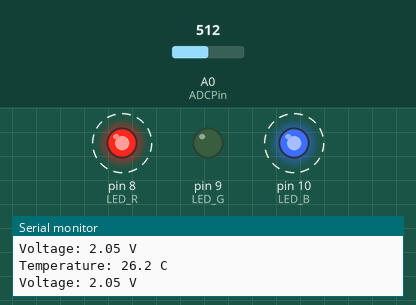
A sketch run on a simulated Arduino Uno, built with avr-gcc and run on an emulated ATmega328P. On the bench: output pins drawn as LEDs (lit = HIGH), the last lines printed to the serial monitor. Dashed ring = blinking. The inputs (shaded band) are chosen by the test bench; at power-on: A0 (ADCPin) = 512.

Above: at 2.8 s.
2.9 s: A0 (ADCPin) set to 600
6.4 s: A0 (ADCPin) set to 618
At 9.1 s:
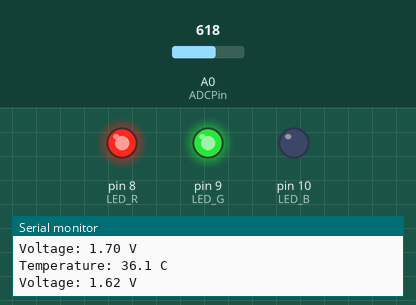
9.5 s: A0 (ADCPin) set to 669
12.2 s: A0 (ADCPin) set to 685
At 14.8 s:
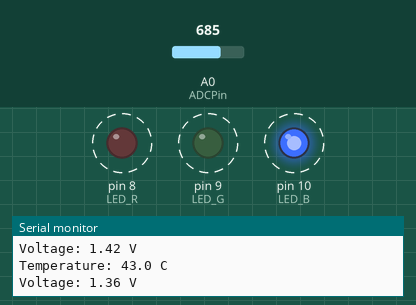
18.2 s: A0 (ADCPin) set to 716
At 19.8 s:
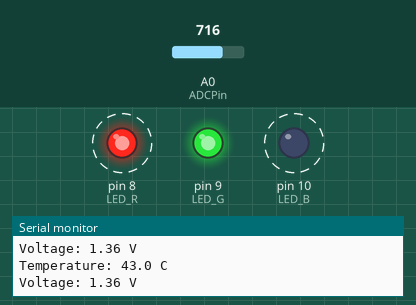
24.2 s: A0 (ADCPin) set to 694
At 27.6 s:
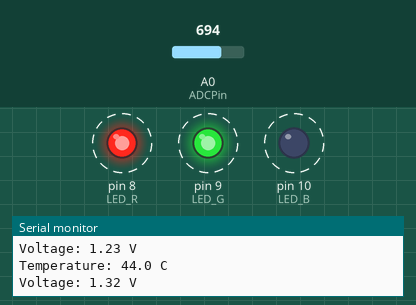
Timing chart, 0 to 31.2 s (numbered marks = the images above; inputs shaded):
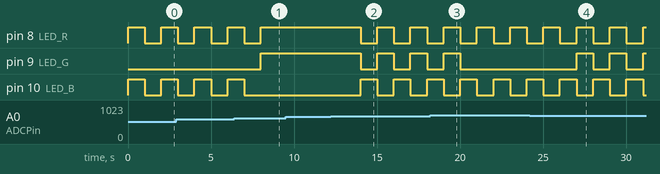

Measured:
- the behaviour switches between 607 and 608 on A0 (ADCPin) (found by bisection; images 0 and 1)
- the behaviour switches between 676 and 677 on A0 (ADCPin) (found by bisection; images 1 and 2)
- the behaviour switches between 712 and 711 on A0 (ADCPin) (found by bisection; images 3 and 4)
- after the input at 6.4 s, pin 8 (LED_R): goes on until 8.0 s, then stays HIGH; pin 9 (LED_G): LOW → HIGH after 1.6 s; pin 10 (LED_B): goes on until 7.0 s, then stays LOW
- after the input at 12.2 s, pin 8 (LED_R), pin 9 (LED_G), pin 10 (LED_B): alternates HIGH for 1.0 s and LOW for 1.0 s, starting after 1.8 s
- after the input at 18.2 s, pin 9 (LED_G): goes on until 20.0 s, then stays LOW
- after the input at 24.2 s, pin 9 (LED_G): alternates HIGH for 1.0 s and LOW for 1.0 s, starting after 2.8 s
- by itself, pin 8 (LED_R), pin 10 (LED_B): alternates HIGH for 1.0 s and LOW for 1.0 s

The sketch:

Voltage_Reference_Thermometer.ino
```cpp
#define aref_voltage 4.096

int ADCPin = 0; //using A1 input for this sketch
int ADCReading;

float count = 0;

// Thermometer Code
int LED_R = 8;
int LED_G = 9;
int LED_B = 10;

float logR2, R2, T, TC; // Define variables
float A = 1.155586923e-03, B = 2.295800759e-04, C = 0.9719571354e-07; // Define coefficents (used in equation converting voltage to temperature)

int LED(void) {

  if (TC <= 12) {
    digitalWrite(LED_R, HIGH);
    digitalWrite(LED_G, LOW);
    digitalWrite(LED_B, LOW);
    delay(1000);
  }

  if (TC >= 12.1 && TC <= 18) {
    digitalWrite(LED_R, LOW);
    digitalWrite(LED_G, HIGH);
    digitalWrite(LED_B, LOW);
    delay(1000);
  }

  if (TC >= 18.1 && TC <= 35) {
    digitalWrite(LED_R, HIGH);
    digitalWrite(LED_G, LOW);
    digitalWrite(LED_B, HIGH);
    delay(1000);
  }

  if (TC >= 35.1 && TC <= 42) {
    digitalWrite(LED_R, HIGH);
    digitalWrite(LED_G, HIGH);
    digitalWrite(LED_B, LOW);
    delay(1000);
  }

  if (TC >= 42.1 && TC <= 51) {
    digitalWrite(LED_R, LOW);
    digitalWrite(LED_G, LOW);
    digitalWrite(LED_B, HIGH);
    delay(1000);
  }

  if (TC >= 51.1 && TC <= 66) {
    digitalWrite(LED_R, LOW);
    digitalWrite(LED_G, HIGH);
    digitalWrite(LED_B, HIGH);
    delay(1000);
  }

  if (TC >= 66.1) {
    digitalWrite(LED_R, HIGH);
    digitalWrite(LED_G, HIGH);
    digitalWrite(LED_B, HIGH);
    delay(1000);
  }

  if (TC >= 35 && TC <= 45.99) {
    digitalWrite(LED_R, HIGH);
    digitalWrite(LED_G, HIGH);
    digitalWrite(LED_B, LOW);
    delay(1000);
  }

  else if (TC > 46 && TC <= 55.99) {
    digitalWrite(LED_R, HIGH);
    digitalWrite(LED_G, LOW);
    digitalWrite(LED_B, LOW);
    delay(1000);
  }

  else if (TC > 56 && TC <= 75) {
    digitalWrite(LED_R, LOW);
    digitalWrite(LED_G, LOW);
    digitalWrite(LED_B, HIGH);
    delay(1000);
  }

  else {
    digitalWrite(LED_R, LOW);
    digitalWrite(LED_G, LOW);
    digitalWrite(LED_B, LOW);
    delay(1000);
  }


}


void setup(){

  pinMode(LED_R, OUTPUT);
  pinMode(LED_G, OUTPUT);
  pinMode(LED_B, OUTPUT);

  Serial.begin(9600);

  analogReference(EXTERNAL);

}

void loop(){

  ADCReading = analogRead(ADCPin);

  // Serial.print("ADC reading = ");
  // Serial.print(ADCReading);     // the raw analog reading

  // converting that reading to voltage, which is based off the reference voltage

  float test = 1024.0 - ADCReading;

  float voltage = test * aref_voltage;
  voltage /= 1024.0;

  // print out the voltage
  /*

  Serial.print(" - ");
  Serial.print(voltage); Serial.println(" volts");

  */


  /* Conversion of voltage to temperature */

  float R2 = 9780 * (1024.0 / ADCReading - 1.0); // Converts voltage to resistance

  /* Note: 1024.0 is equivalent to 4.096 and ADCReading is equivalent to sensor reading (equivalent to 4.096 / voltage)
   * We wanted to reduce the number of calculations in the program to ensure the greatest possible accuracy */

  logR2 = log(R2); // logR2 = ln(R2)
  T = (1.0 / (A + B*logR2 + C*logR2*logR2*logR2)); // Tempearture in Kelvin
  TC = T - 273.15; // Temperature in Celsius

/*
  Serial.print("Resistance is: ");
  Serial.print(R2, 9);
  Serial.print("\n");

  Serial.println(count);
  count++;
*/

  Serial.print("Temperature: ");
  Serial.print(TC, 1);
  Serial.println(" C ");
  Serial.print("Voltage: ");
  Serial.print(voltage, 2);
  Serial.println(" V ");

  // Function for LED
  LED();

  // delay(1000);

}
```
